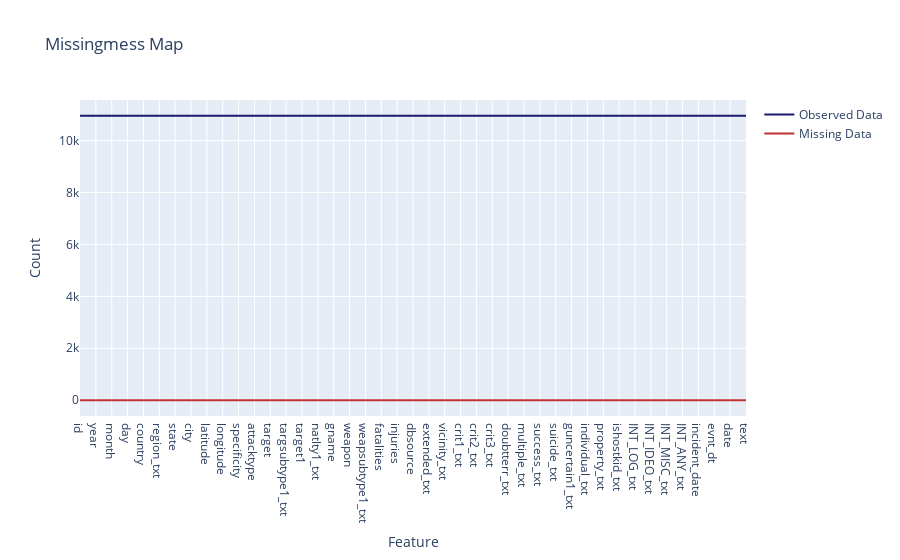

This figure's notebook cell:
### Markdown cell above
## Finding the Missing Data

### Code cell
features =t_ind.columns.tolist()
t1 = go.Scatter(
    x=features,
    y=[t_ind[feature].describe()['count'] for feature in features],
    name='Observed Data',
    marker=dict(
        color='midnightblue'
    )    
)
t2 = go.Scatter(
    x=features,
    y=[t_ind.shape[0] - t_ind[feature].describe()['count'] for feature in features],
    name='Missing Data',
    marker=dict(
        color='#BF3030'
    )    
)
data = [t1, t2];
layout = go.Layout(
    title='Missingmess Map',
    barmode='relative',
    xaxis=dict(
        title='Feature',
    ),
    yaxis=dict(
        title='Count',
    ),    
)
fig = go.Figure(data=data, layout=layout)
iplot(fig)

### Figure 1 — Plotly figure (JSON) as saved in the notebook; plotly's stock layout.template omitted (floating-point values rounded to 4 significant figures)
{"data": [{"marker": {"color": "midnightblue"}, "name": "Observed Data", "type": "scatter", "x": ["id", "year", "month", "day", "country", "region_txt", "state", "city", "latitude", "longitude", "specificity", "attacktype", "target", "targsubtype1_txt", "target1", "natlty1_txt", "gname", "weapon", "weapsubtype1_txt", "fatalities", "injuries", "dbsource", "extended_txt", "vicinity_txt", "crit1_txt", "crit2_txt", "crit3_txt", "doubtterr_txt", "multiple_txt", "success_txt", "suicide_txt", "guncertain1_txt", "individual_txt", "property_txt", "ishostkid_txt", "INT_LOG_txt", "INT_IDEO_txt", "INT_MISC_txt", "INT_ANY_txt", "incident_date", "evnt_dt", "date", "text"], "y": [10957, 10957, 10957, 10957, 10957, 10957, 10957, 10957, 10957, 10957, 10957, 10957, 10957, 10957, 10957, 10957, 10957, 10957, 10957, 10957, 10957, 10957, 10957, 10957, 10957, 10957, 10957, 10957, 10957, 10957, 10957, 10957, 10957, 10957, 10957, 10957, 10957, 10957, 10957, 10957, 10957, 10957, 10957]}, {"marker": {"color": "#BF3030"}, "name": "Missing Data", "type": "scatter", "x": ["id", "year", "month", "day", "country", "region_txt", "state", "city", "latitude", "longitude", "specificity", "attacktype", "target", "targsubtype1_txt", "target1", "natlty1_txt", "gname", "weapon", "weapsubtype1_txt", "fatalities", "injuries", "dbsource", "extended_txt", "vicinity_txt", "crit1_txt", "crit2_txt", "crit3_txt", "doubtterr_txt", "multiple_txt", "success_txt", "suicide_txt", "guncertain1_txt", "individual_txt", "property_txt", "ishostkid_txt", "INT_LOG_txt", "INT_IDEO_txt", "INT_MISC_txt", "INT_ANY_txt", "incident_date", "evnt_dt", "date", "text"], "y": [0, 0, 0, 0, 0, 0, 0, 0, 0, 0, 0, 0, 0, 0, 0, 0, 0, 0, 0, 0, 0, 0, 0, 0, 0, 0, 0, 0, 0, 0, 0, 0, 0, 0, 0, 0, 0, 0, 0, 0, 0, 0, 0]}], "layout": {"barmode": "relative", "title": {"text": "Missingmess Map"}, "xaxis": {"title": {"text": "Feature"}}, "yaxis": {"title": {"text": "Count"}}}}
